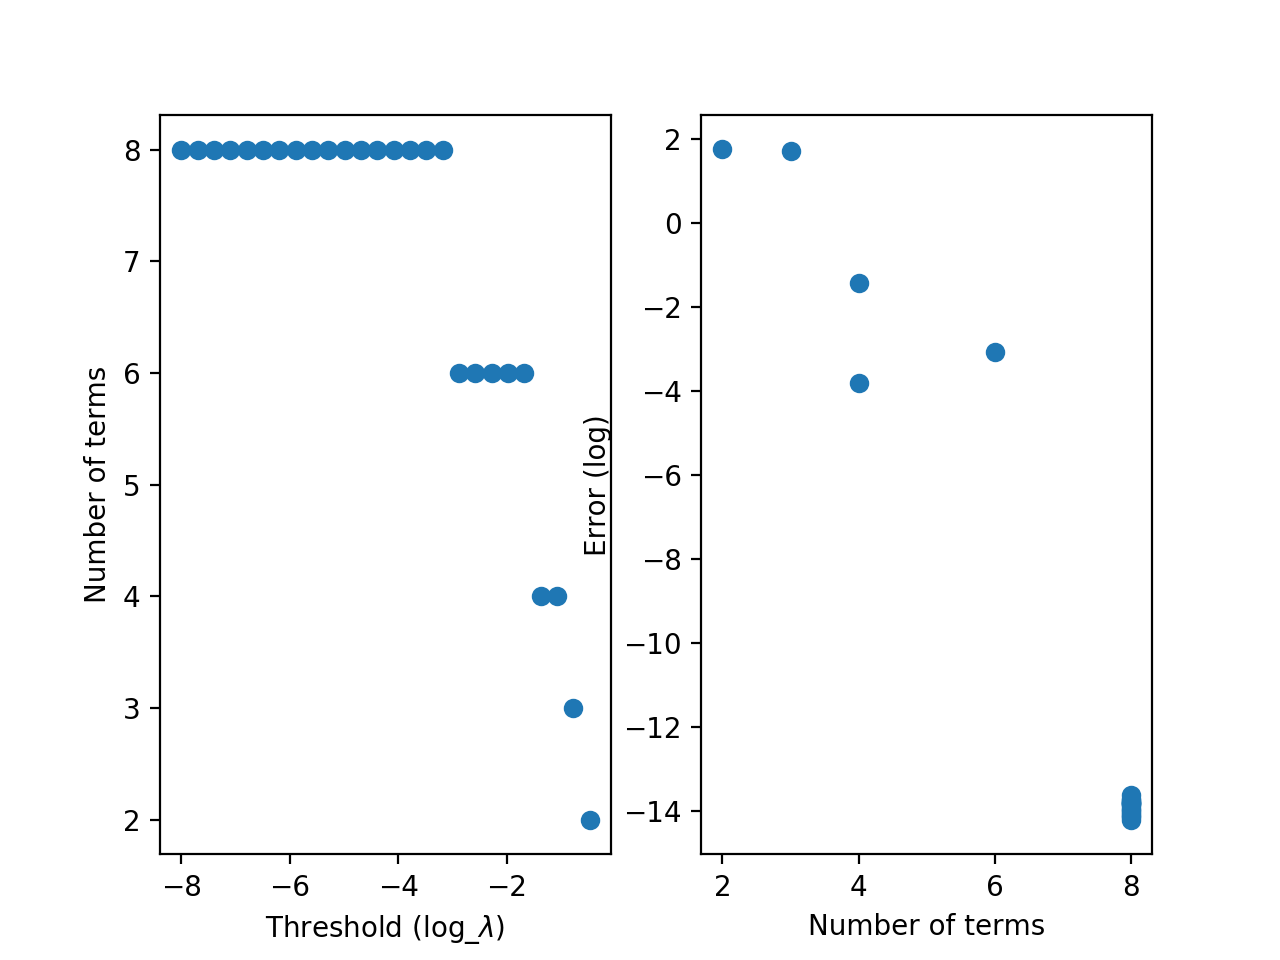

Here is the Python script that generated this plot:
import numpy as np
import matplotlib.pyplot as plt
from scipy import integrate
from scipy import linalg
from sklearn.preprocessing import normalize
import csv
from sklearn.linear_model import lasso_path
# system size
n = 1

# parameters


def MMKinetics(t, x):
    Vmax, Km, k = 1.5, 0.3, 0.6
    return k - np.divide(Vmax*x, (Km+x))

def newmm(t,x):
    k1, k2, k3, k4 = 0.1295, -0.6474, 0.2158, 0.7194
    return np.divide((k1 + k2*x), (k3 + k4*x))



tspan = np.linspace(0.01, 4, num=400)
dt = 0.01
ini = [0.5]
sol = integrate.solve_ivp(MMKinetics, [tspan[0], tspan[-1]], ini, method='RK45', t_eval=tspan)
sol2 = integrate.solve_ivp(newmm, [tspan[0], tspan[-1]], ini, method='RK45', t_eval=tspan)
plt.plot(sol.y[0])
plt.plot(sol2.y[0])
plt.show()

sol_dx = MMKinetics(sol.t, sol.y)
plt.show()
exp_data = sol_dx
def data_aug(sol_):
    n = len(sol_)
    m = sol_.size
    for i in range(n):
        sol_ = np.vstack((sol_, sol_[i]**2))
    for i in range(n):
        for j in range(i+1, n):
            sol_ = np.vstack((sol_, sol_[i]*sol_[j]))
    for i in range(n):
        for j in range(n, 2*n):
            sol_ = np.vstack((sol_, sol_[i]*sol_[j]))
    sol_ = np.vstack((np.ones((1, m)), sol_))
    return sol_


def data_derivative(sol_,d_sol_):
    n = len(sol_)
    for i in range(n):
        sol_ = np.vstack((sol_, np.multiply(sol_[i], d_sol_)))
    return sol_


term_lib = data_aug(sol.y)
term_lib = data_derivative(term_lib, sol_dx).T


def soft_thresholding(X, lambda_):
    temp_compare = X.T.copy()
    for i in range(len(X)):
        if abs(X[i]) - lambda_ < 0:
            temp_compare[:,[i]]= 0
        else:
            temp_compare[:, [i]] = abs(X[i]) - lambda_
    # tmp_compare = X[np.where(abs(X) - lambda_ > 0)]
    # tmp_compare = np.expand_dims(tmp_compare, axis =1)
    return np.multiply(np.sign(X), temp_compare.T)


def ADM(lib_null,q_init,lambda_,MaxIter, tol):
    q = q_init.copy()
    for i in range(MaxIter):
        q_old = q.copy()
        x = soft_thresholding(lib_null @ q_init, lambda_)
        temp_ = lib_null.T @ x
        q = temp_/ np.linalg.norm(temp_, 2)
        res_q = np.linalg.norm(q_old - q ,2)

        if res_q <= tol:
            return q


def ADMinitvary(lib_null, lambda_, MaxIter, tol, pflag):
    lib_null_norm = lib_null.copy()
    for i in range(len(lib_null[0])):
        lib_null_norm[:,i] = lib_null[:,i]/lib_null[:,i].mean()

    q_final = np.empty_like(lib_null.T)
    out = np.zeros((len(lib_null), len(lib_null)))
    nzeros = np.zeros((1, len(lib_null)))
    for i in range(len(lib_null_norm)):
        q_ini = lib_null_norm[[i],:].T
        temp_q = ADM(lib_null, q_ini, lambda_, MaxIter, tol)
        q_final[:,[i]] = temp_q
        temp_out = lib_null @ temp_q
        out[:,[i]] = temp_out
        nzeros_temp = sum(list((abs(temp_out) < lambda_)))
        nzeros[:,[i]] = float(nzeros_temp)
    idx_sparse = np.where(nzeros == max(np.squeeze(nzeros)))[0]
    ind_lib = np.where(abs(out[:, idx_sparse[0]]) >= lambda_)[0]
    Xi = out[:, idx_sparse[0]]
    small_idx = np.where(abs(out[:, idx_sparse[0]]) < lambda_)[0]
    Xi[small_idx] = 0
    numterms = len(ind_lib)
    return ind_lib, Xi, numterms

def ADMpareto(term_lib, tol, pflag):
    lib_null = linalg.null_space(term_lib)
    num = 1
    lambda_ = 1e-8
    MaxIter = 10000
    dic_lib = {}
    dic_Xi = {}
    dic_num = {}
    dic_error = {}
    dic_lambda = {}
    ii = 0
    while num > 0:
        temp_ind_lib, temp_Xi, temp_numterms = ADMinitvary(lib_null, lambda_, MaxIter, tol, pflag)
        dic_lib[ii] = temp_ind_lib
        dic_Xi[ii] = temp_Xi
        dic_num[ii] = temp_numterms

        error_temp = sum(np.matmul(term_lib, dic_Xi[ii]))
        dic_error[ii] = error_temp
        dic_lambda[ii] = lambda_
        lambda_ *= 2
        num = dic_num[ii]
        ii += 1
        if lambda_ > 0.5:
            break

    return dic_Xi, dic_lib, dic_lambda, dic_num, dic_error


tol, pflag = 1e-5,1
dic_Xi, dic_lib, dic_lambda, dic_num, dic_error = ADMpareto(term_lib,tol, pflag)
lambda_vec = list(dic_lambda.values())
terms_vec = list(dic_num.values())
err_vec = list(dic_error.values())
log_err_vec = np.log10(err_vec)
log_lambda_vec = np.log10(lambda_vec)

plt.subplot(1,2,1)
plt.scatter(log_lambda_vec, terms_vec)
plt.xlabel("Threshold (log_$\lambda$)")
plt.ylabel("Number of terms")
plt.subplot(1,2,2)
plt.scatter(terms_vec, log_err_vec)
plt.xlabel("Number of terms")
plt.ylabel("Error (log)")
plt.show()

def new_MMKinetics(term_lib, dic_Xi, n):
    half_count = int(term_lib.shape[1] /2)
    total_xi = len(dic_Xi)
    #term_coff = dic_Xi[total_xi - n]
    term_coff = [0.18, -0.9, 0, 0, 0.3, 1, 0, 0]
    print(term_coff)
    return -np.divide(np.matmul(term_lib[:,:half_count], term_coff[:half_count]),
                      np.matmul(term_lib[:,half_count:], term_coff[half_count:]))

res2 = new_MMKinetics(term_lib, dic_Xi, 4)
plt.plot(sol_dx[0])
plt.plot(res2)
plt.show()
